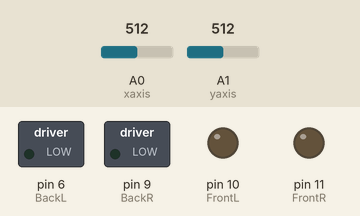
This sketch was run on a simulated Arduino Uno, built with avr-gcc and run on an emulated ATmega328P. On the bench: switched loads named in the sketch (green lamp = pin HIGH), output pins drawn as LEDs (lit = HIGH). The inputs (shaded band) are chosen by the test bench; at power-on: A1 (yaxis) = 512, A0 (xaxis) = 512. What the sketch prints to the serial monitor is not drawn.

Above: at 1.2 s.
1.3 s: A1 (yaxis) set to 716
At 1.8 s:
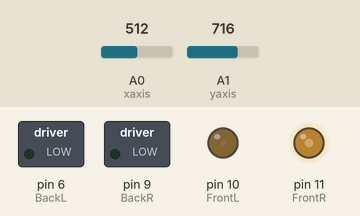
2.8 s: A0 (xaxis) set to 716
At 4.0 s:
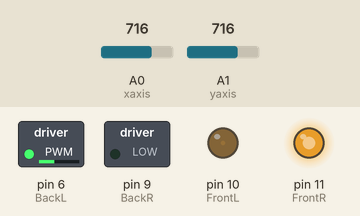
4.3 s: A0 (xaxis) set to 900
At 5.1 s:
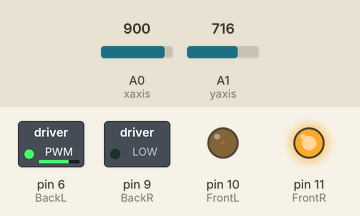
5.8 s: A1 (yaxis) set to 511
At 6.1 s:
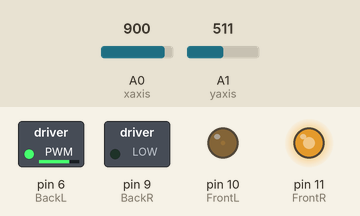
7.3 s: A1 (yaxis) set to 306
At 8.4 s:
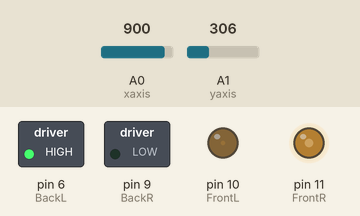
8.8 s: A0 (xaxis) set to 1023
At 9.5 s:
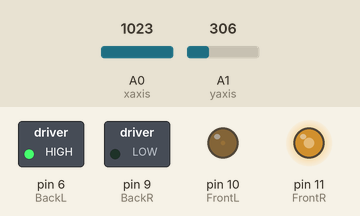
Timing chart, 0 to 11.3 s (numbered marks = the images above; inputs shaded):
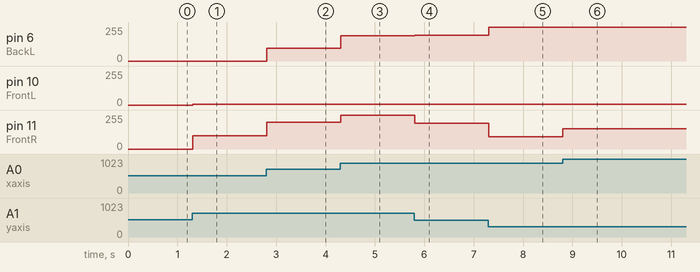

Measured:
- after the input at 1.3 s, pin 10 (FrontL): 0/255 → 5/255 at once; pin 11 (FrontR): 0/255 → 101/255 at once
- after the input at 2.8 s, pin 6 (BackL): 0/255 → 96/255 at once; pin 11 (FrontR): 101/255 → 202/255 at once
- after the input at 4.3 s, pin 6 (BackL): 96/255 → 188/255 at once; pin 11 (FrontR): 202/255 → 255/255 at once
- after the input at 5.8 s, pin 6 (BackL): 188/255 → 193/255 at once; pin 11 (FrontR): 255/255 → 193/255 at once
- after the input at 7.3 s, pin 6 (BackL): 193/255 → 255/255 at once; pin 11 (FrontR): 193/255 → 91/255 at once
- after the input at 8.8 s, pin 11 (FrontR): 91/255 → 153/255 at once

The sketch:

MotorCode_with_LED_as_on_26.ino
```cpp
int sw=2;
int xaxis=A0;
int yaxis=A1;
int FrontR=11;
int FrontL=10;
int BackR=9;
int BackL=6;
int xmapped,lval,rval,x,y;
const int vmax=255;
void setup() {
 pinMode(sw,INPUT);
 pinMode(xaxis,INPUT);
 pinMode(yaxis,INPUT);
 pinMode(FrontR,OUTPUT);
 pinMode(FrontL,OUTPUT);
 pinMode(BackR,OUTPUT);
 pinMode(BackL,OUTPUT);
 Serial.begin(9600);
}
void loop() {
digitalWrite(sw,HIGH);
x=analogRead(xaxis);
y=analogRead(yaxis);
//calibration for x and y
//x=x+K; // constvalue K is x calibration factor: K=512-x
//y=y+H //constvalue H  is y calibration factor: H=512-y


if((y==512) && (x=512)) // to check if it is origin
{
  rval=0;
  lval=0;
}
else if(y>512) // above origin to move forward
{
  rval=map(y,512,1023,0,255);
  lval=map(y,512,10230,0,255);
}
else if(y<512) // below origin to move backward
{
  rval=map(y,512,0,0,-255);
  lval=map(y,512,0,0,-255);
}
// mapping xAxis to get exact analogWrite value

 if(x>512)
{
  xmapped=map(x,512,1023,0,255);
  rval=rval+xmapped;
  lval=lval-xmapped;
}
else if(x<512)
{
  xmapped=map(x,512,0,0,255);
  rval=rval+xmapped;
  lval=lval-xmapped;
}
if(rval>255)
{
  rval=255;
}
if(lval<-255)
{
  lval=-255;
}
if(rval<0)
{
  analogWrite(BackR,abs(rval));
}
else
{
  analogWrite(FrontR,rval);
}
if(lval<0)
{
 analogWrite(BackL,abs(lval));
}
else
 analogWrite(FrontL,lval);

 Serial.print('The xAxis: ');
 Serial.print(x);

 Serial.print('The yAxis: ');
 Serial.print(y);

}
```
